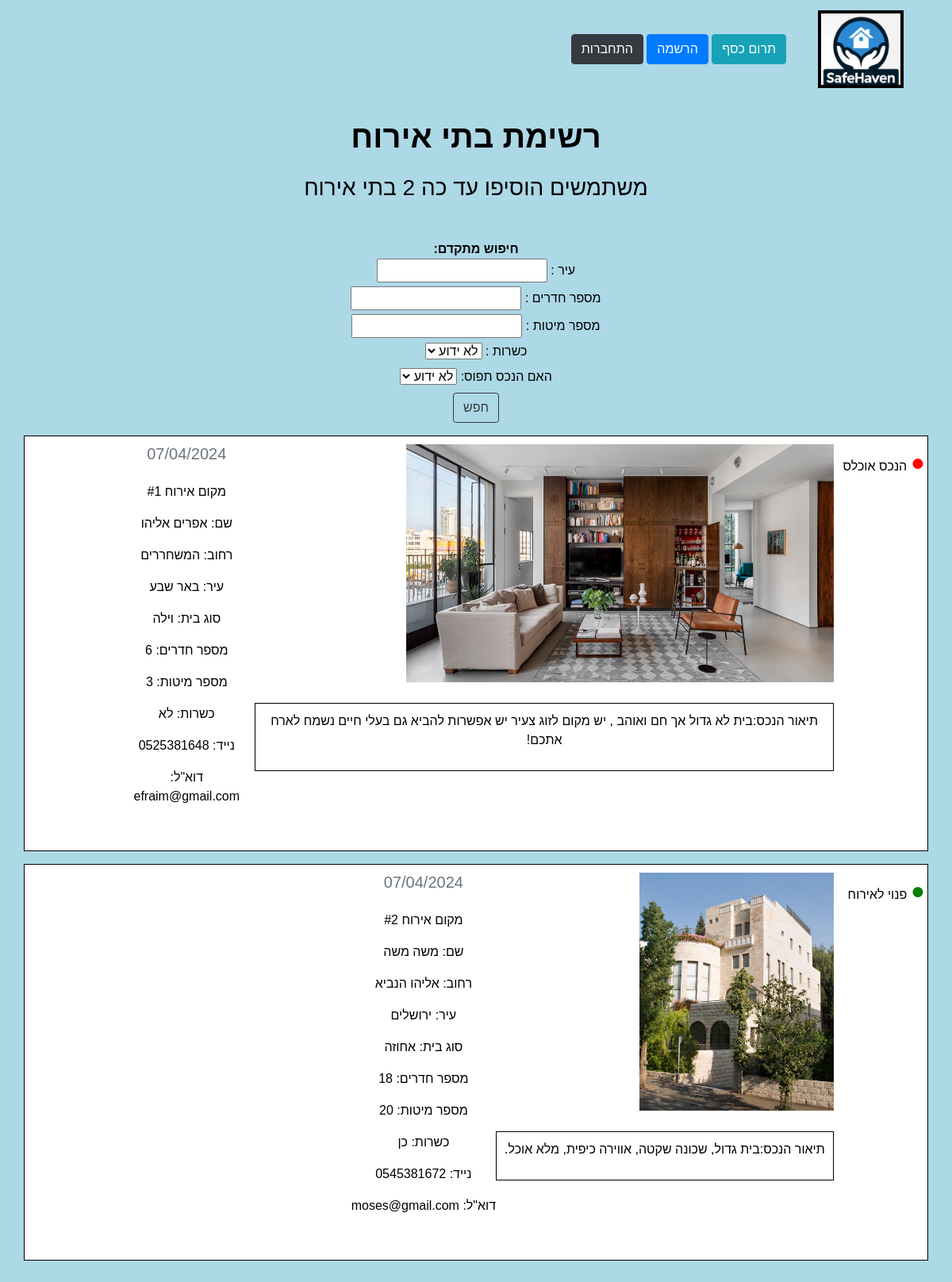
The app's page /host/all_hosts/ with its own data.
### host/models.py (models this page shows, shortened)
class hostReq(models.Model):
    date = models.DateTimeField(auto_now_add=True)
    fullname = models.CharField(max_length=100, verbose_name="שם ושם משפחה ")
    street = models.CharField(max_length=100, default='', verbose_name="רחוב ")
    city = models.CharField(max_length=100, verbose_name="עיר ")
    housetype = models.CharField(max_length=15, verbose_name="סוג הנכס ")
    rooms = models.IntegerField(verbose_name="מספר חדרים ")
    beds = models.IntegerField(verbose_name="מספר מיטות ")
    kosher = models.BooleanField(verbose_name="כשרות ")
    phone = models.CharField(max_length=10, verbose_name="טלפון ")
    email = models.EmailField(max_length=100, verbose_name="אימייל ")
    description = models.TextField(blank=True, verbose_name="תיאור הנכס ")
    thumb = models.ImageField(upload_to='media/', blank=True, verbose_name="תמונה של הנכס ")
    is_occupied = models.BooleanField(default=False, verbose_name="האם הנכס תפוס")
    user = models.ForeignKey(User, on_delete=models.CASCADE, null=True)
    def get_kosher_status(self):
        return 'כן' if self.kosher else 'לא'
    class Meta:
        verbose_name_plural = "בקשות אירוח"

### host/views.py (the view)
# urls.py: path('all_hosts/', views.all_hosts, name='all_hosts'),
def all_hosts(request):
    hosts = hostReq.objects.order_by('-date')
    my_host_filter = host_filter(request.GET, queryset=hosts)
    hosts = my_host_filter.qs
    return render(request, 'host/all_hosts.html', {'hosts': hosts, 'host_filter': my_host_filter})

### host/templatetags/user_filters.py (called while the page is built)
@register.filter(name='has_group')
def has_group(user, group_name):
    group = Group.objects.get(name=group_name)
    return group in user.groups.all()

### host/templates/host/all_hosts.html (shortened to what this page needs)
{% extends "base_layout.html" %}
{% load static %}
{% block content %}
<html>
<br>
<head>
</head>
<body>
<h1 class="font-weight-bold text-center">  רשימת בתי אירוח </h1>
<br>
<h3 class="text-center mb-5"> משתמשים הוסיפו עד כה {{ hosts.count }} בתי אירוח </h3>
<form method="GET">
    <b>חיפוש מתקדם:</b>
    <br>
    {{ host_filter.form }}
    <button class='btn btn-outline-dark' type="submit">חפש</button>
</form>
{% for host in hosts %}
<div class="row justify-content-center my-3 aid_org position-relative">
    <div class="col-md-10 d-flex flex-column flex-md-row">
        <div class="d-flex flex-column align-items-start">
            {% if host.thumb %}
            <img class="host-image mb-3" src="{{ host.thumb.url }}" alt="Image of the property">
            {% endif %}
            <div class="description-box">
                <p>תיאור הנכס:{{ host.description }}</p>
            </div>
        </div>
        <div class="position-absolute" style="top: 0; right: -100px;">
            {% if host.is_occupied %}
            <p><span class="dot" style="color: red;">&#9679;</span> הנכס אוכלס</p>
            {% else %}
            <p><span class="dot" style="color: green;">&#9679;</span> פנוי לאירוח</p>
            {% endif %}
        </div>
        <div>
            <h5 class="text-muted">{{ host.date|date:'d/m/Y'|upper }}</h5>
            <br>
            <p>מקום אירוח #{{ forloop.counter }}</p>
            <p>שם: {{ host.fullname }}</p>
            <p>רחוב: {{host.street}}</p>
            <p>עיר: {{ host.city }}</p>
            <p>סוג בית: {{ host.housetype }}</p>
            <p>מספר חדרים: {{ host.rooms }}</p>
            <p>מספר מיטות: {{ host.beds }}</p>
            <p>כשרות: {{ host.get_kosher_status }}</p>
            <p>נייד: {{ host.phone }}</p>
            <p>דוא"ל: {{ host.email }}</p>
        </div>
    </div>
</div>
{% endfor %}
<br>
<br>
<br>
<br>
{% endblock %}

### assets/styles.css (style rules this page uses)
body { background-color: lightblue; text-align: right; }
.dot { font-size: 30px; }
body { font-family: 'Lato', sans-serif; direction: rtl; }
body { background-color: #00f121f; background-repeat-y: no-repeat; background-size:cover; background-size: 110%; direction: rtl; color: #000000; }
body * { direction: rtl; font-family: Tahoma, Verdana, Arial, sans-serif; }
h1,h2,h3,h4,h5 { font-weight: normal; margin: 0; }
.aid_org { padding: 10px; border: 1px solid #000000; position: relative; padding-bottom: 40px; }

### host/templates/host/all_hosts.html (style rules this page uses)
h1 { text-align: center; }
p { text-align: center; }
.host-image { max-width: 600px; max-height: 300px; }
.description-box { border: 1px solid black; padding: 10px; margin-top: 10px; }
div { text-align: center; }
.aid_org { background-color: white; }

### records on screen
hostReq: thumb (picture), description "בית לא גדול אך חם ואוהב , יש מקום לזוג צעיר יש אפשרות להביא גם בעלי חיים נשמח לארח אתכם!", is_occupied "הנכס אוכלס", date "07/04/2024", fullname "אפרים אליהו", street "המשחררים", city "באר שבע", housetype "וילה", rooms "6", beds "3", get_kosher_status "לא", phone "0525381648", email "efraim@gmail.com"
hostReq: thumb (picture), description "בית גדול, שכונה שקטה, אווירה כיפית, מלא אוכל.", is_occupied "פנוי לאירוח", date "07/04/2024", fullname "משה משה", street "אליהו הנביא", city "ירושלים", housetype "אחוזה", rooms "18", beds "20", get_kosher_status "כן", phone "0545381672", email "moses@gmail.com"
